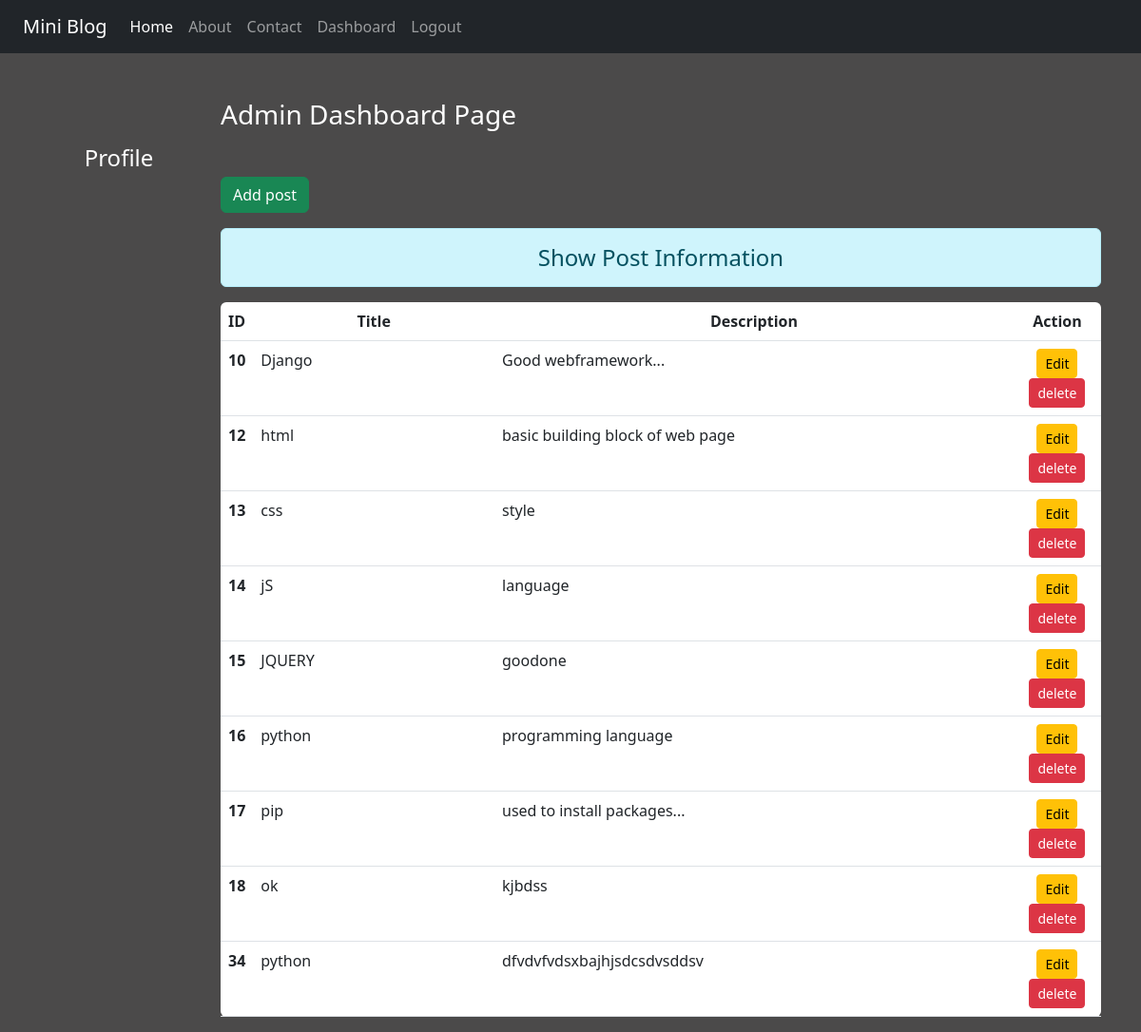
Screenshot of /dashboard/1/ (signed in) with the database file from the repository.
### blog/models.py (models this page shows)
class Post(models.Model):
    user = models.ForeignKey(User,
                        null = True,
                        on_delete = models.SET_NULL)
    title= models.CharField(max_length=250)
    desc=models.TextField()

### blog/views.py (the view)
# urls.py: path('dashboard/<int:id>/', views.Dashboard),
@login_required(login_url='/login')
def Dashboard(request,id):
    if id==1:
        posts=Post.objects.all()
        user=request.user
        fullname=user.get_full_name()
        gps=user.groups.all()
        return render(request,'blog/dashboard.html',{'posts': posts, 'fullname':fullname, 'groups': gps})
    posts=Post.objects.filter(user=id)
    user=request.user
    fullname=user.get_full_name()
    gps=user.groups.all()
    return render(request,'blog/dashboard.html',{'posts': posts, 'fullname':fullname, 'groups': gps})

### templates/blog/dashboard.html (shortened to what this page needs)
{% extends 'blog/base.html' %}
{% load static %}
{% block side%}
        <div class="text-center my-5 text-white col-sm-2">
            <h4 class="my-5">Profile</h4>
        </div>
{% endblock side%}
    {%block content %}
        <div class="col-sm-10">
            {% if request.user.id == 1 %}
                <h3 class="text-white my-5">Admin Dashboard Page</h3>
            {%else%}
                <h3 class="text-white my-5">Dashboard-Page</h3>
            {% endif %}
            <a href="/addpost" class="btn btn-success">Add post</a>
            <h4 class="text-center alert alert-info mt-3"> Show Post Information</h4>
            {% if posts %}
            <table id='Dashboard-Page-table 'class=" table table-hover bg-white rounded">
                <thead>
                    <tr class="text-center">
                        <th scoper="col" style="width:2%" >ID</th>
                        <th scoper="col" style="width:28%" >Title</th>
                        <th scoper="col" style="width:60%" >Description</th>
                        <th scoper="col" style="width:15%" >Action</th>
                    </tr>
                </thead>
                <tbody>
                    {% for post in posts%}
                    <tr>
                        <th scope="row" > {{post.id}}</th>
                        <td>{{post.title}}</td>
                        <td>{{post.desc}}</td>
                        <td class="text-center">
                            <a href="/updatepost/{{post.id}}" class="btn btn-warning btn-sm">Edit</a>
                            {% if perms.blog.delete_post %}
                            <form action="{% url 'deletepost' post.id %}" method="post" class="d-inline">
                                <input type="submit" class="btn btn-danger btn-sm" value="delete">
                            </form>
                            {% endif %}
                        </td>
                    </tr>
                </tbody>
                {%endfor%}
            </table>
            {% else %}
                <h4 class="text-center alert-warning alert">No records</h4>
            {% endif %}
        </div>
    {%endblock content%}

### static/blog/css/style.css (style rules this page uses)
body { background-color: rgb(75,74,74); color: antiquewhite; }

### rows the page displays
Post: id "10", title "Django", desc "Good webframework..."
Post: id "12", title "html", desc "basic building block of web page"
Post: id "13", title "css", desc "style"
Post: id "14", title "jS", desc "language"
Post: id "15", title "JQUERY", desc "goodone"
Post: id "16", title "python", desc "programming language"
Post: id "17", title "pip", desc "used to install packages..."
Post: id "18", title "ok", desc "kjbdss"
Post: id "34", title "python", desc "dfvdvfvdsxbajhjsdcsdvsddsv"
